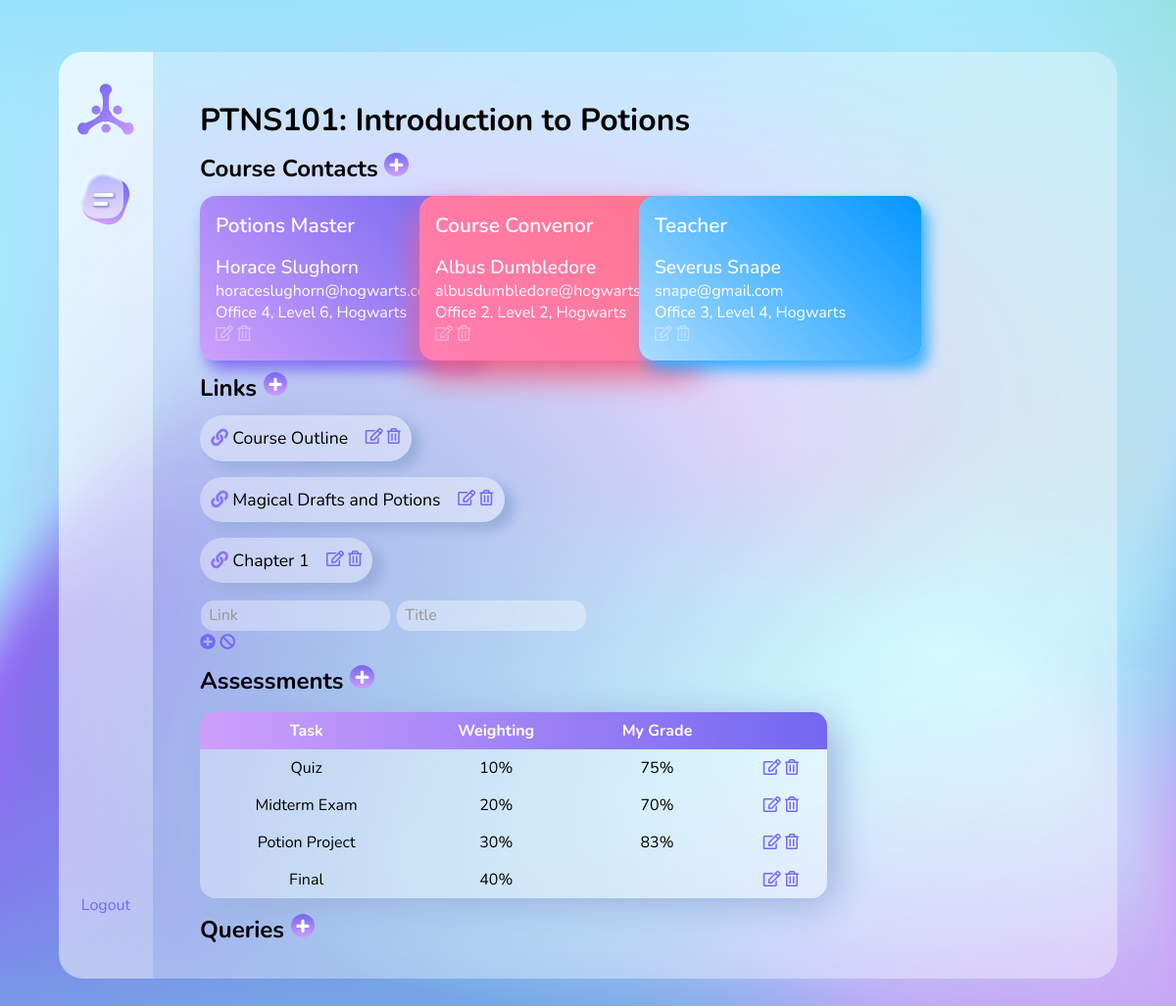
Screenshot of /course/1/new-link/ (signed in) with the database file from the repository.
### coursePlanner/models.py (models this page shows, shortened)
class Course(models.Model):
    courseCode = models.CharField(max_length=20)
    courseName = models.CharField(max_length=100)
    owner = models.ForeignKey(User, on_delete=models.CASCADE, null=True, blank=True)

class Contact(models.Model):
    course = models.ForeignKey(Course, on_delete=models.CASCADE)
    role = models.CharField(max_length=300)
    name = models.CharField(max_length=150)
    email = models.CharField(max_length=320)
    location = models.CharField(max_length=500)

class Link(models.Model):
    course = models.ForeignKey(Course, on_delete=models.CASCADE)
    link = models.CharField(max_length=1000)
    title = models.CharField(max_length=500)

class Assessment(models.Model):
    course = models.ForeignKey(Course, on_delete=models.CASCADE)
    task = models.CharField(max_length=100)
    weighting = models.IntegerField()
    myGrade = models.IntegerField(null=True, blank=True)

### coursePlanner/views.py (the view)
# urls.py: path('<int:course_id>/new-link/', views.newLink, name='newLink'),
@login_required
def newLink(request, course_id):
    course = Course.objects.get(id=course_id)
    if course.owner != request.user:
        raise Http404
    contacts = course.contact_set.all()
    links = course.link_set.all()
    queries = course.query_set.all()
    assessments = course.assessment_set.all()
    form = LinkForm(request.POST or None)
    if form.is_valid():
        newLink = form.save(commit=False)
        newLink.course = course
        newLink.save()
        return redirect('coursePlanner:course', course_id=course_id)
    context = {
        'course': course,
        'contacts': contacts,
        'links': links,
        'queries': queries,
        'assessments': assessments,
        'form': form,
        }
    templateName = 'coursePlanner/new-link.html'
    return render(request, templateName, context)

### coursePlanner/forms.py
class LinkForm(forms.ModelForm):
    class Meta:
        model = Link
        fields = ['link', 'title']
        labels = {
            'link': 'Link',
            'title': 'Title',
        }
        widgets = {
            'link' : forms.TextInput(attrs = {'placeholder': 'Link'}),
            'title'    : forms.TextInput(attrs = {'placeholder': 'Title'}),
        }

### coursePlanner/templates/coursePlanner/new-link.html (shortened to what this page needs)
{% extends 'coursePlanner/course.html' %}
{% block newLink %}
<form action="{% url 'coursePlanner:newLink' course.id %}" method="post">
  {{ form.link }}
  {{ form.title }}
  {% include 'coursePlanner/form-add.html' %}
{% endblock newLink %}

### coursePlanner/templates/coursePlanner/course.html (shortened to what this page needs)
{% extends 'base.html' %}
{% load static %}
{% block content %}
<h1>{{ course.courseCode }}: {{course.courseName }}</p>
<h2 class="courseHeading">Course Contacts <a href="{% url 'coursePlanner:newContact' course.id %}">
  <img src="{% static 'images/plus.svg' %}" class="add-btn"></a></h2>
<div class="card-list">
  {% for contact in contacts %}
    <div class="card {% cycle 'blue-purple'  'coral' 'sky-blue'   'teal' %}">
      {% block editContact %}
      <header>
      {{ contact.role }}
      </header>
      <div class="card-text-medium">{{ contact.name }}</div>
      <div class="card-text-small">{{ contact.email }}</div>
      <div class="card-text-small">{{ contact.location }}</div>
      <a href="{% url 'coursePlanner:editContact' course_id=course.id contact_id=contact.id %}">
        <i class="far fa-edit"></i></a>
       {% endblock editContact %}
      {% block deleteContact %}
      <a href="{% url 'coursePlanner:deleteContact' course_id=course.id contact_id=contact.id %}">
      <i class="far fa-trash-alt"></i></a>
      {% endblock deleteContact %}
    </div>
  {% endfor %}
</div>
<h2 class="courseHeading">Links <a href="{% url 'coursePlanner:newLink' course.id %}">
  <img src="{% static 'images/plus.svg' %}" class="add-btn">
  </a>
</h2>
<ul>
  {% for link in links %}
    {% block editLink %}
      <a href={{link.link}} target="_blank">
        <div class="link">
          <p> <i class="fas fa-link purple"></i> {{link.title}}</p>
          <div>
            <a href="{% url 'coursePlanner:editLink' course_id=course.id link_id=link.id %}">
              <i class="far fa-edit"></i></a>
            {% endblock editLink %}
            {% block deleteLink %}
              <a href="{% url 'coursePlanner:deleteLink' course_id=course.id link_id=link.id %}">
              <button><i class="far fa-trash-alt"></i></button></a>
            {% endblock deleteLink %}
          </div>
        </div>
      </a>
  {% endfor %}
</ul>
{% block newLink %}{% endblock newLink %}
<h2 class="courseHeading">Assessments <a href="{% url 'coursePlanner:newAssessment' course.id %}">
  <img src="{% static 'images/plus.svg' %}" class="add-btn"></a></h2>
<table class="assessment-table">
  <tr class="assessment-header-row">
    <th>Task</th>
    <th>Weighting</th>
    <th>My Grade</th>
    <th></th>
  </tr>
  {% for assessment in assessments %}
    <tr>
      {% block editAssessment %}
        <td>{{ assessment.task }}</td>
        <td>{{ assessment.weighting }}%</td>
        {% if  assessment.myGrade is None %}
        <td></td>
        {% else %}
        <td>{{ assessment.myGrade }}%</td>
        {% endif %}
        <td><a href="{% url 'coursePlanner:editAssessment' course_id=course.id assessment_id=assessment.id %}">
          <button><i class="far fa-edit"></i></button></a>
          {% block deleteAssessment %}
          <a href="{% url 'coursePlanner:deleteAssessment' course_id=course.id assessment_id=assessment.id %}">
            <button><i class="far fa-trash-alt"></i></button></a>
          {% endblock deleteAssessment %}
        </td>
      {% endblock editAssessment %}
    </tr>
  {% endfor %}
{% block newAssessment %}
</table>
{% endblock newAssessment %}
<h2 class="courseHeading">Queries <a href="{% url 'coursePlanner:newQuery' course.id %}">
  <img src="{% static 'images/plus.svg' %}" class="add-btn"></a></h2>
{% endblock content %}

### static/css/base.css (style rules this page uses)
:root { font-size: 16px; font-family: 'Nunito', sans-serif; --transition-speed: 300ms; }
* { margin: 0; padding: 0; box-sizing: border-box; }
h1 { font-size: 2rem; text-align: left; margin-bottom: 0.2em; }
h2 { font-size: 1.5rem; text-align: left; }
button, input[type="submit"], input[type="reset"] { background: none; color: #7568f2; border: none; padding: 0; font: inherit; cursor: pointer; outline: inherit; }
a { color: #7568f2; text-decoration: none; }
input { background: rgba(255,255,255,0.37); border-radius: 1em; border: 0; padding: 0.6em; margin: 0.1em; outline: none; transition: all 300ms ease-in-out, width: fit-content; }
::placeholder { font-family: 'Nunito', sans-serif; color: #979797; font-size: 16px; }
html { background-image: url(../cornflower.png); background-size: 100% 100%; background-repeat: no-repeat; overflow: hidden; scrollbar-width: thin; scrollbar-color: #A3D8E5 #A7E1F1; }
body { display: flex; align-items: center; justify-content: center; min-height: 100vh; }
.courseHeading { flex-grow: 1; }
.blue-purple { background-image: linear-gradient(45deg, #CE9FFC 0%, #7367F0 100%); box-shadow: 0.4em 0.6em 1em 0 #806FF2; }
.coral { background-image: linear-gradient(45deg, #FF7EB3 0%, #FF758C 100%); box-shadow: 0 16px 32px 0 #F15D83; }
.sky-blue { background-image: linear-gradient(45deg, #ABDCFF 0%, #0396FF 100%); box-shadow: 0.4em 0.6em 1em 0 #39ADFF; }
.add-btn { transition: 300ms ease-out; }
h2 { margin: 0.5em 0; }
h2 .add-btn { height: 1em; }
.card-list { display: flex; overflow: visible; }
.card { padding: 1em; border-radius: 1rem; min-width: 18em; transition: 200ms; }
.card i { color: rgba(255,255,255,0.37); }
.card header { color: white; font-weight: 600; font-size: 1.3rem; margin-bottom: 0.8em; }
.card-text-medium { font-size: 1.2rem; font-weight: 500; color: white; }
.card-text-small { font-size: 1rem; font-weight: 400; color: white; }
.card:not(:first-child) { margin-left: -4em; }
.link { padding: 0.7em; margin-bottom: 1em; background: rgba(255,255,255,0.37); box-shadow: 9px 7px 12px 1px #9AAFDD; border-radius: 2em; width: fit-content; display: flex; left: 0em; position: relative; transition: 200ms ease; max-width: 1100px; }
.link p { font-size: 1.1rem; color: black; margin-right: 1em; }
.purple { color: #8b75f2; }
.assessment-table { margin: 1em 0; background-color: rgba(255,255,255,0.37); border-radius: 1em; border-spacing: 0; border-collapse: collapse; min-width: 40em; box-shadow: 9px 7px 42px -1px #9AAFDD; }
th:first-child { border-top-left-radius: 0.9em; }
th:last-child { border-top-right-radius: 0.9em; }
.assessment-header-row { background-image: linear-gradient(270deg, #7367F0 0%, #CE9FFC 100%); border-radius: 40px; }
.assessment-table th, .assessment-table td { padding: 0.5em; text-align: center; }
.assessment-header-row th { color: white; }

### rows the page displays
Course: courseCode "PTNS101", courseName "Introduction to Potions"
Contact: role "Potions Master", name "Horace Slughorn", email "horaceslughorn@hogwarts.com", location "Office 4, Level 6, Hogwarts"
Contact: role "Course Convenor", name "Albus Dumbledore", email "albusdumbledore@hogwarts.com", location "Office 2, Level 2, Hogwarts"
Contact: role "Teacher", name "Severus Snape", email "snape@gmail.com", location "Office 3, Level 4, Hogwarts"
Link: title "Course Outline"
Link: title "Magical Drafts and Potions"
Link: title "Chapter 1"
Assessment: task "Quiz", weighting "10", myGrade "75"
Assessment: task "Midterm Exam", weighting "20", myGrade "70"
Assessment: task "Potion Project", weighting "30", myGrade "83"
Assessment: task "Final", weighting "40"
